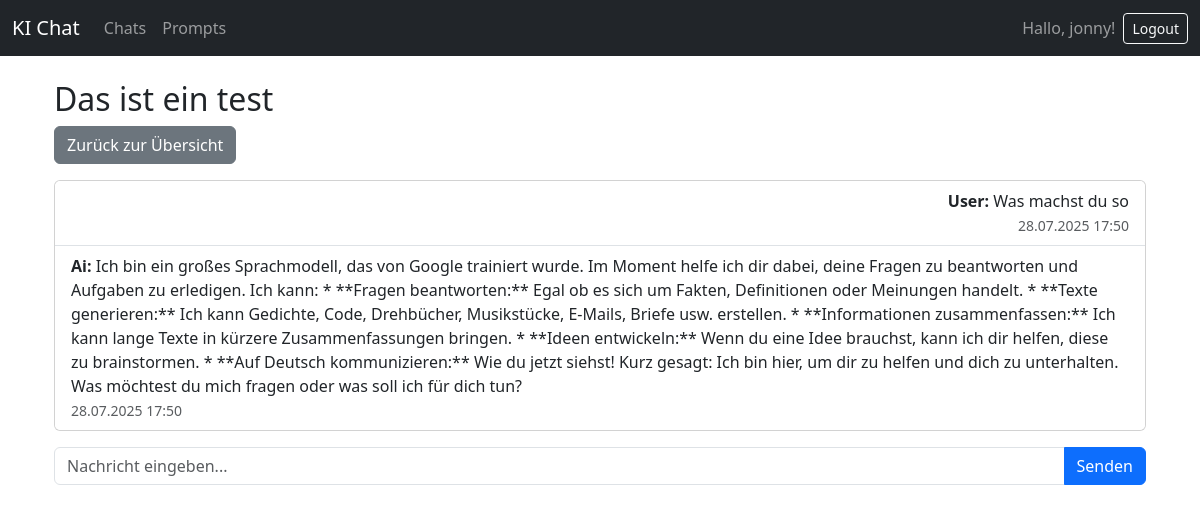
The page /chats/4/ (signed in) on the database as committed earlier.
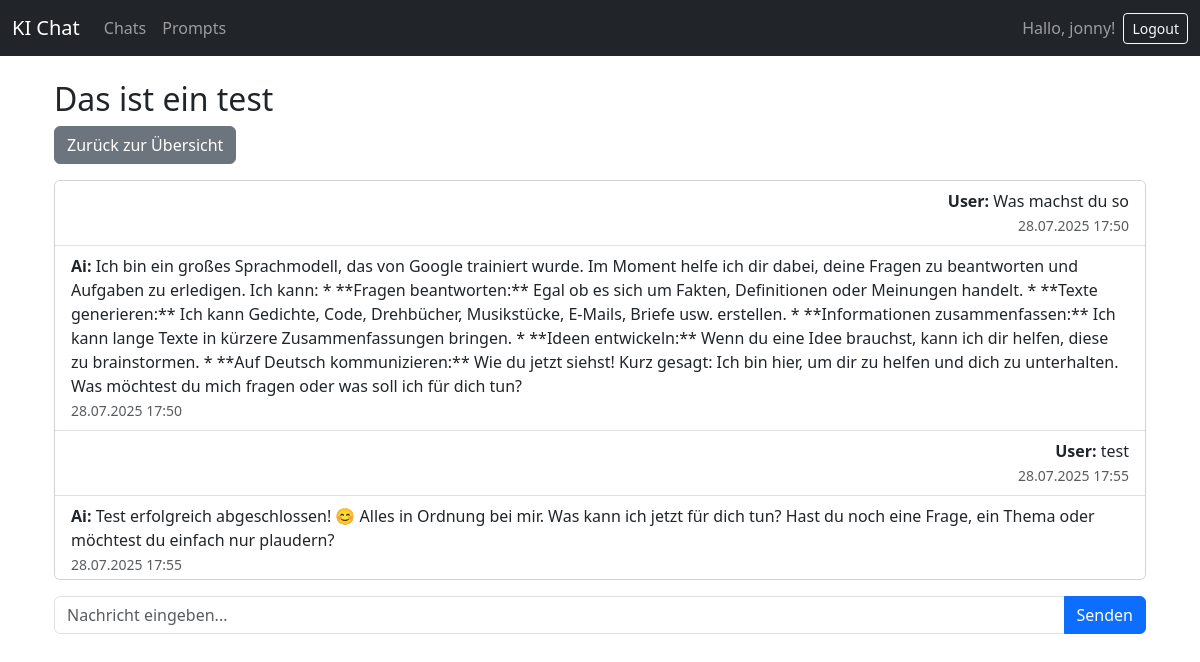
The same page on the database as committed later.
### DjangoProject/models.py (models this page shows, shortened)
class Message(models.Model):
    chat = models.ForeignKey(Chat, on_delete=models.CASCADE, related_name='messages')
    sender = models.CharField(max_length=10, choices=[('user', 'User'), ('ai', 'AI')])
    text = models.TextField()
    timestamp = models.DateTimeField(auto_now_add=True)

### DjangoProject/views.py (the view, shortened to what this page needs)
# urls.py: path('chats/<int:chat_id>/', views.chat_detail, name='chat_detail'),
@login_required
def chat_detail(request, chat_id):
    chat = Chat.objects.get(id=chat_id, user=request.user)
    messages = chat.messages.order_by('timestamp')
    return render(request, 'chat_detail.html', {'chat': chat, 'messages': messages})

### templates/chat_detail.html (shortened to what this page needs)
{% extends 'index.html' %}
{% block content %}
<div class="container mt-4">
    <h2>{{ chat.title }}</h2>
    <div class="mb-3">
        <a href="{% url 'chat_list' %}" class="btn btn-secondary">Zurück zur Übersicht</a>
    </div>
    <div class="card mb-3" style="max-height: 400px; overflow-y: auto;">
        <ul class="list-group list-group-flush">
            {% for message in messages %}
            <li class="list-group-item {% if message.sender == 'user' %}text-end{% endif %}">
                <strong>{{ message.sender|title }}:</strong> {{ message.text }}
                <br><small class="text-muted">{{ message.timestamp|date:"d.m.Y H:i" }}</small>
            </li>
            {% endfor %}
        </ul>
    </div>
    <form method="post">
        <div class="input-group">
            <input type="text" name="text" class="form-control" placeholder="Nachricht eingeben..." required>
            <button class="btn btn-primary" type="submit">Senden</button>
        </div>
    </form>
</div>
{% endblock %}

Rows that differ between the two databases and show on the page:
added Message: sender "User", text "test", timestamp "28.07.2025 17:55"
added Message: sender "Ai", text "Test erfolgreich abgeschlossen! 😊 Alles in Ordnung bei mir. Was kann ich jetzt für dich tun? Hast du noch eine Frage, ein Thema oder möchtest du einfach nur plaudern?", timestamp "28.07.2025 17:55"
